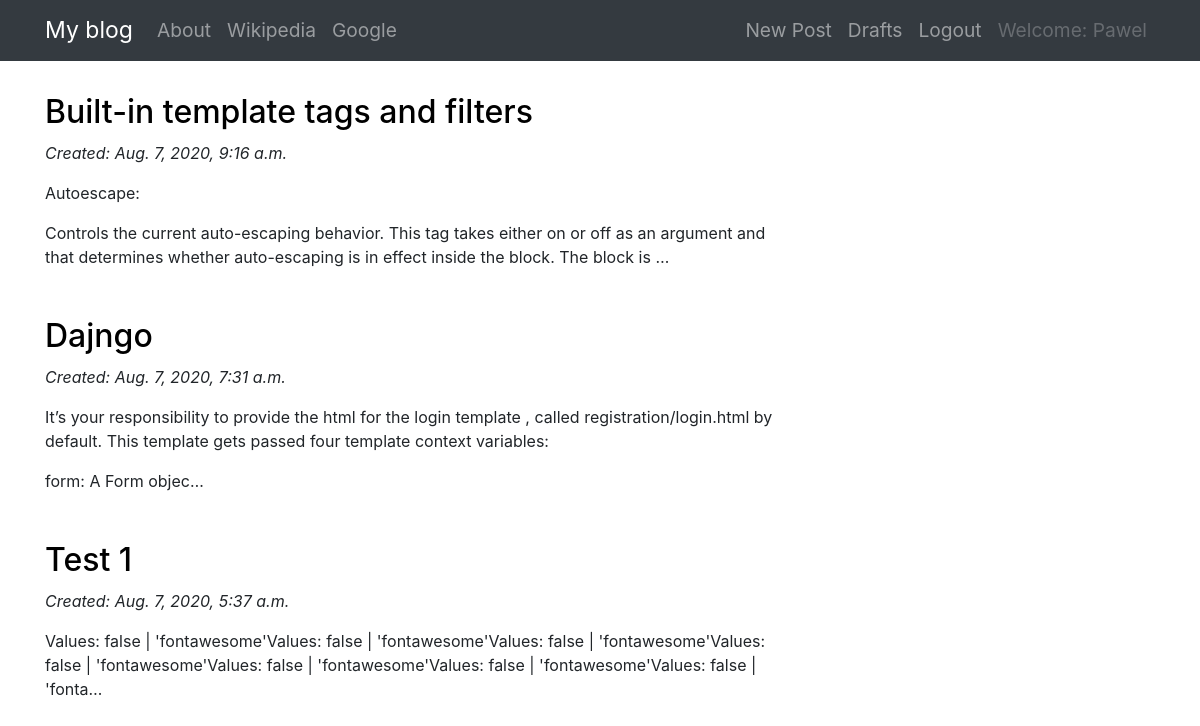
Page /drafts/ (signed in) on the committed database.
### blog/models.py (models this page shows, shortened)
class Post(models.Model):
    author = models.ForeignKey('auth.User',on_delete=models.CASCADE)
    title = models.CharField(max_length=256)
    text = models.TextField()
    created_date = models.DateTimeField(default=timezone.now)
    published_date = models.DateTimeField(blank=True,null=True)

### blog/views.py (the view)
# urls.py: url(r'^drafts/$',views.DraftListView.as_view(),name='post_draft_list'),
class DraftListView(LoginRequiredMixin,ListView):
    login_url = '/login/'
    redirect_field_name = 'blog/post_draft_list.html'
    model = Post
    template_name = 'blog/post_draft_list.html'
    def get_queryset(self):
        return Post.objects.filter(published_date__isnull=True).order_by('-created_date')

### blog/templates/blog/post_draft_list.html
{% extends 'blog/base.html' %}
{% block content %}
  {% for post in post_list %}
    <div class="post">
      <h1><a class="post-title" href="{% url 'post_detail' pk=post.pk %}">{{post.title}}</a></h1>
      <div class="date">
        <p>Created: {{post.created_date}}</p>
      </div>
      <p>{{post.text|safe|linebreaksbr|truncatechars:200}}</p>
    </div>
    <br>
  {% endfor %}
{% endblock %}

### blog/templates/blog/base.html (shortened to what this page needs)
<!DOCTYPE html>
{% load static %}
<html lang="en" dir="ltr">
  <head>
    <link rel="stylesheet" href="https://stackpath.bootstrapcdn.com/bootstrap/4.5.0/css/bootstrap.min.css">
    <link href="https://maxcdn.bootstrapcdn.com/font-awesome/4.7.0/css/font-awesome.min.css" rel="stylesheet">
    <link rel="stylesheet" href="//cdn.jsdelivr.net/npm/medium-editor@latest/dist/css/medium-editor.min.css" type="text/css" media="screen" charset="utf-8">
    <link rel="stylesheet" href="{% static 'css/blog.css' %}">
  </head>
  <body>
    <nav class='navbar navbar-expand-lg navbar-dark bg-dark navbar-custom sticky-top'>
      <div class="container">
        <ul class='nav navbar-nav'>
          <li class="nav-item">
            <a class='navbar-brand' href="{% url 'post_list' %}">My blog</a>
          </li>
          <li class="nav-item">
            <a class='nav-link' href="{% url 'about' %}">About</a>
          </li>
          <li class="nav-item">
            <a class='nav-link' href="https://www.wikipedia.com">Wikipedia</a>
          </li>
          <li class="nav-item">
            <a class='nav-link' href="https://www.google.com">Google</a>
          </li>
        </ul>
        <ul class='nav navbar-nav navbar-right'>
          {% if user.is_authenticated %}
            <li class="nav-item">
              <a class='nav-link' href="{% url 'post_new' %}">New Post</a>
            </li>
            <li class="nav-item">
              <a class='nav-link' href="{% url 'post_draft_list' %}">Drafts</a>
            </li>
            <li class="nav-item">
              <a class='nav-link' href="{% url 'logout' %}">Logout</a>
            </li>
            <li class="nav-item">
              <a class='nav-link disabled'>Welcome: {{user.username}}</a>
            </li>
          {% endif %}
        </ul>
      </div>
    </nav>
    <div class="content container">
      <div class="row">
        <div class="col-md-8">
          <div class="blog_posts">
            <br>
            {% block content %}
            {% endblock %}
          </div>
        </div>
      </div>
    </div>
  </body>
</html>

### blog/static/css/blog.css (style rules this page uses)
.post-title { color: black; font-size: 0.8em; }
.content { margin-left: auto; margin-right: auto; }
.date { font-style: italic; }
.navbar-custom { font-weight:normal; font-size: 1.2em; }
.navbar-brand { font-size: 1.2em; font-weight: normal; }

### rows in the picture
Post: title "Built-in template tags and filters", created_date "Aug. 7, 2020, 9:16 a.m.", text "Autoescape: Controls the current auto-escaping behavior. This tag takes either on or off as an argument and that determines whether auto-escaping is in effect inside the block. The block is …"
Post: title "Dajngo", created_date "Aug. 7, 2020, 7:31 a.m.", text "It’s your responsibility to provide the html for the login template , called registration/login.html by default. This template gets passed four template context variables: form: A Form objec…"
Post: title "Test 1", created_date "Aug. 7, 2020, 5:37 a.m.", text "Values: false | 'fontawesome'Values: false | 'fontawesome'Values: false | 'fontawesome'Values: false | 'fontawesome'Values: false | 'fontawesome'Values: false | 'fontawesome'Values: false | 'fonta…"

### other values in the picture
{{ user.username }} "Pawel"
